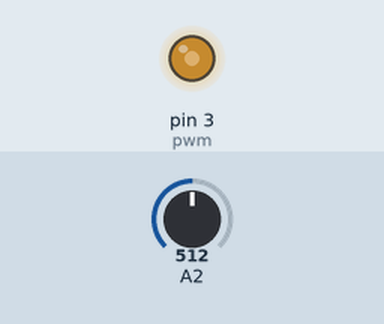
Simulated run of this sketch. Board: Arduino Uno, built with avr-gcc and run on an emulated ATmega328P. On the bench: output pins drawn as LEDs (lit = HIGH). Inputs (shaded band) come from the test bench; at power-on: A2 = 512.

Above: at 1.2 s.
1.3 s: A2 set to 716
At 2.5 s:
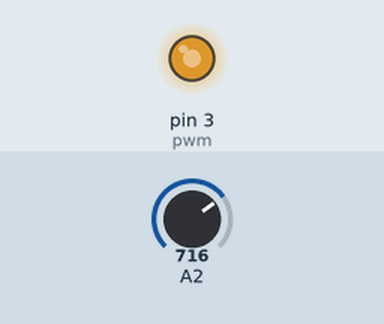
2.8 s: A2 set to 900
At 3.8 s:
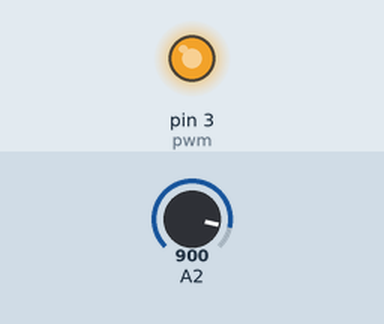
4.3 s: A2 set to 122
At 4.9 s:
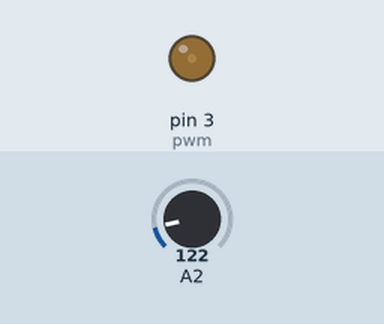
5.8 s: A2 set to 0
At 6.1 s:
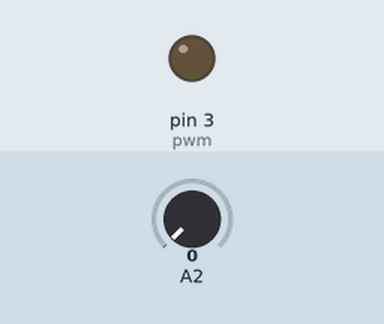
Timing chart, 0 to 8.3 s (numbered marks = the images above; inputs shaded):
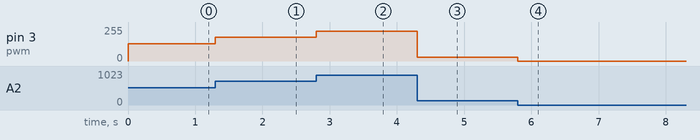

Measured:
- after the input at 1.3 s, pin 3 (pwm): 128/255 → 179/255 at once
- after the input at 2.8 s, pin 3 (pwm): 179/255 → 225/255 at once
- after the input at 4.3 s, pin 3 (pwm): 225/255 → 30/255 at once
- after the input at 5.8 s, pin 3 (pwm): 30/255 → 0/255 at once

The sketch:

pwmTester.ino
```cpp
//PWM TESTER

#define pwm 3

void setup() {
  pinMode(pwm, OUTPUT);
}

void loop() {
  analogWrite(3, analogRead(A2) / 4);
}
```
